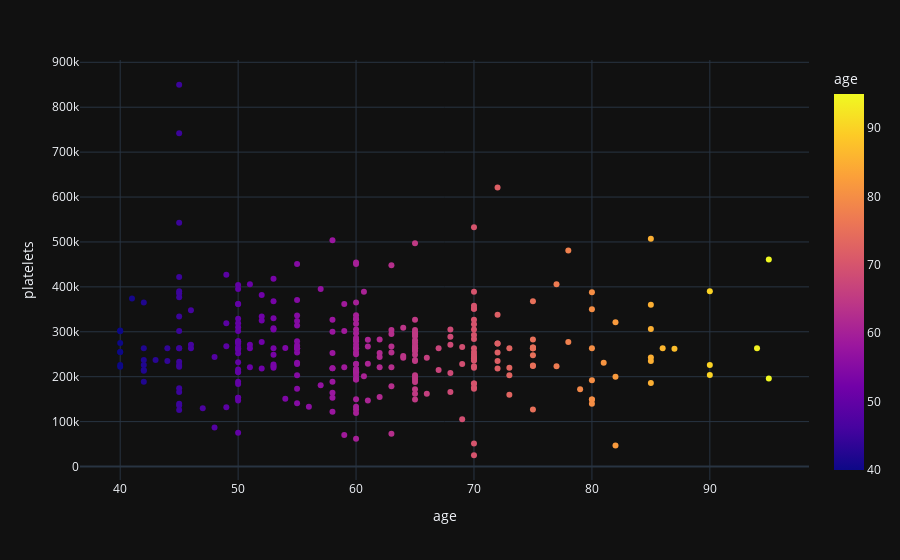

Notebook code cell kept with this figure:
### Code cell
fig = px.scatter(df,'age','platelets',color='age',template='plotly_dark')
fig.show()

### Figure 1 — Plotly figure (JSON) as saved in the notebook; plotly's stock layout.template omitted (floating-point values rounded to 4 significant figures; data arrays with more than 128 entries replaced by an {"elided": "..."} marker saying what was removed)
{"data": [{"hovertemplate": "age=%{marker.color}<br>platelets=%{y}<extra></extra>", "legendgroup": "", "marker": {"color": {"elided": "299 float values"}, "coloraxis": "coloraxis", "symbol": "circle"}, "mode": "markers", "name": "", "orientation": "v", "showlegend": false, "type": "scatter", "x": {"elided": "299 float values"}, "xaxis": "x", "y": {"elided": "299 float values"}, "yaxis": "y"}], "layout": {"coloraxis": {"colorbar": {"title": {"text": "age"}}, "colorscale": [[0, "#0d0887"], [0.1111, "#46039f"], [0.2222, "#7201a8"], [0.3333, "#9c179e"], [0.4444, "#bd3786"], [0.5556, "#d8576b"], [0.6667, "#ed7953"], [0.7778, "#fb9f3a"], [0.8889, "#fdca26"], [1, "#f0f921"]]}, "legend": {"tracegroupgap": 0}, "margin": {"t": 60}, "xaxis": {"anchor": "y", "domain": [0, 1], "title": {"text": "age"}}, "yaxis": {"anchor": "x", "domain": [0, 1], "title": {"text": "platelets"}}}}
